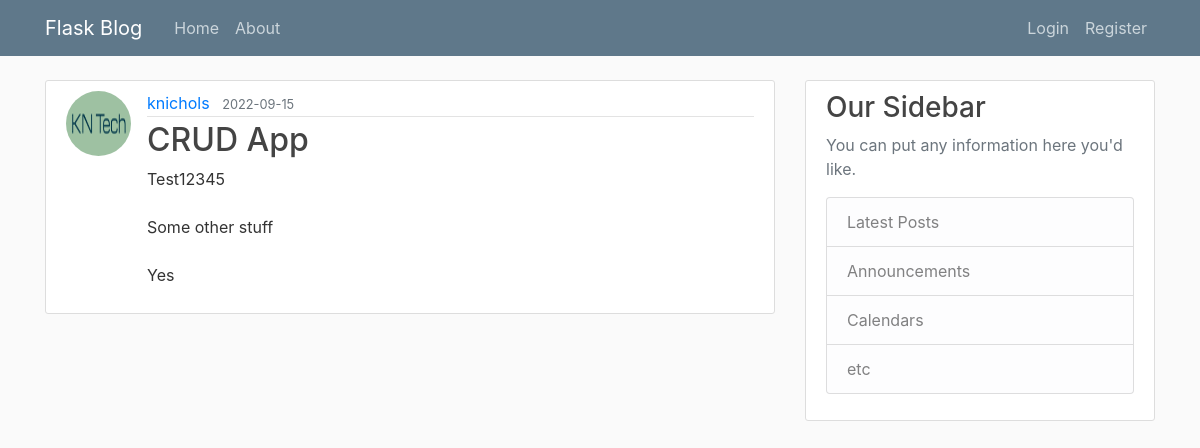
Before: /post/1 with the older database file.
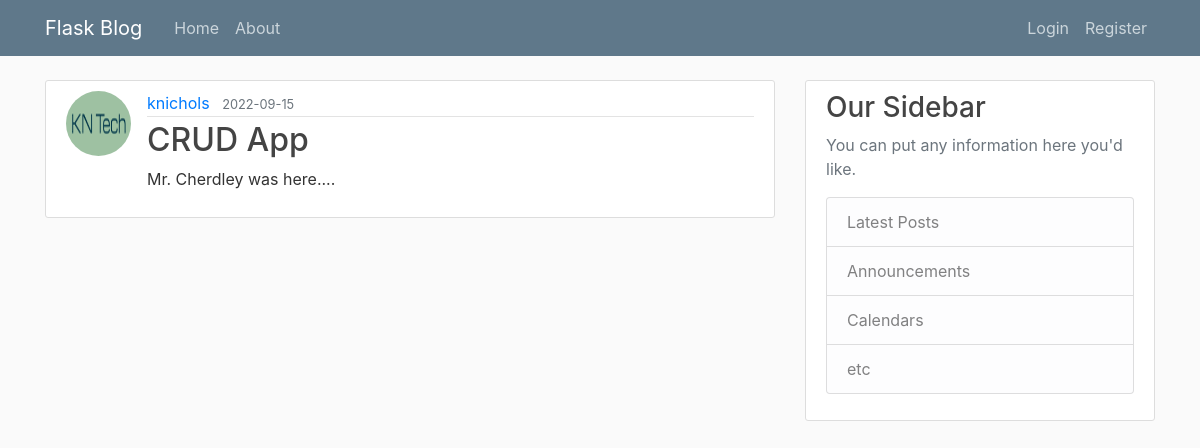
After: the same page with the newer database file.
### flaskblog/models.py (models this page shows, shortened)
class Post(db.Model):
    id = db.Column(db.Integer, primary_key=True)
    title =  db.Column(db.String(100),nullable=False)
    date_posted = db.Column(db.DateTime, nullable = False, default = datetime.utcnow)
    content = db.Column(db.Text, nullable=False)
    user_id = db.Column(db.Integer, db.ForeignKey('user.id'), nullable=False)

### flaskblog/routes.py (the view)
@app.route("/post/<int:post_id>")
def post(post_id):
    post = Post.query.get_or_404(post_id)
    return render_template('post.html', title=post.title, post=post)

### flaskblog/templates/post.html (shortened to what this page needs)
{% extends "layout.html" %}
{% block content %}
    <article class="media content-section">
        <img class= "rounded-circle article-img" src="{{ url_for('static', filename='profile_pics/' + post.author.image_file) }}" alt="">
        <div class="media-body">
        <div class="article-metadata">
            <a class="mr-2" href="{{ url_for('user_posts', username=post.author.username) }}">{{ post.author.username }}</a>
            <small class="text-muted">{{ post.date_posted.strftime('%Y-%m-%d') }}</small>
        </div>
        <h2 class="article-title">{{ post.title }}</h2>
        <p class="article-content">{{ post.content }}</p>
        </div>
    </article>
{% endblock content %}

Changed rows visible on the page:
changed Post "CRUD App": content "Test12345 Some other stuff Yes" → "Mr. Cherdley was here...."
